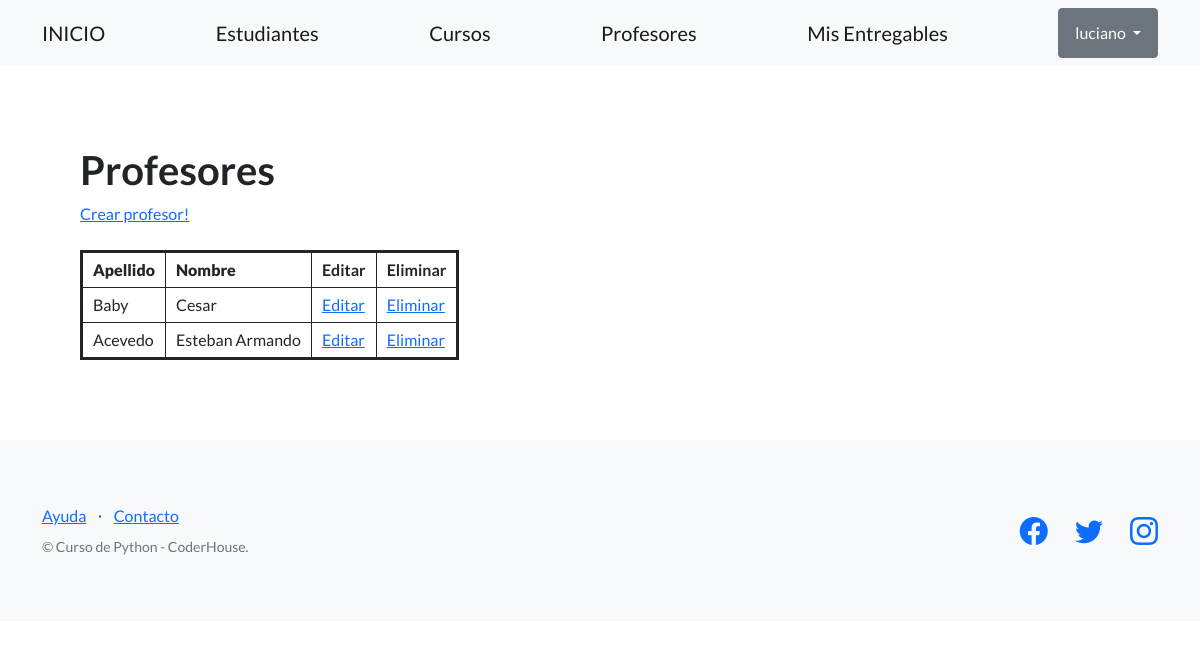
The page /plataforma-coder/profesores/ (signed in) on the database its author committed.
### AppCoder/models.py (models this page shows, shortened)
class Profesor(models.Model):
    nombre = models.CharField(max_length=128)
    apellido = models.CharField(max_length=128)
    email = models.EmailField()
    profesion = models.CharField(max_length=64)

### AppCoder/views.py (the view)
# urls.py: path('profesores/', views.profesores, name="profesores"),
@login_required
def profesores(request):
    profesores = Profesor.objects.all()  # trae todos los profesores
    contexto = {"profesores": profesores}
    borrado = request.GET.get('borrado', None)
    contexto['borrado'] = borrado
    return render(request, "AppCoder/profesores.html", contexto)

### AppCoder/templates/AppCoder/profesores.html (shortened to what this page needs)
{% extends "AppCoder/plantilla_base.html" %}
{% block contenido_base %}
<h1>Profesores</h1>
<a href="{% url 'crear_profesor' %}">Crear profesor!</a>
<br><br>
<table class="coder-table">
  <tbody>
    <tr>
      <th>
        <strong>Apellido</strong>
      </th>
      <th>
        <strong>Nombre</strong>
      </th>
      <th>Editar</th>
      <th>Eliminar</th>
    </tr>
    {% for profesor in profesores %}
    <tr>
      <td>{{profesor.apellido}}</td>
      <td>{{profesor.nombre}}</td>
      <td><a href="{% url 'editar_profesor' profesor.id %}">Editar</a></td>
      <td><a href="{% url 'eliminar_profesor' profesor.id %}">Eliminar</a></td>
    </tr>
    {% endfor %}
  </tbody>
</table>
{% endblock contenido_base %}

### AppCoder/templates/AppCoder/plantilla_base.html (shortened to what this page needs)
{% load static %}
<!DOCTYPE html>
<html lang="en">
    <head>
        <link href="https://cdn.jsdelivr.net/npm/bootstrap-icons@1.5.0/font/bootstrap-icons.css" rel="stylesheet" type="text/css" />
        <link href="{% static 'AppCoder/css/styles.css' %}" rel="stylesheet" />
    </head>
    <body>
        <nav class="navbar navbar-light bg-light static-top">
            <div class="container">
                <a class="navbar-brand" href="{% url 'inicio' %}">INICIO</a>
                <a class="navbar-brand" href="{% url 'estudiantes' %}">Estudiantes</a>
                <a class="navbar-brand" href="{% url 'cursos' %}">Cursos</a>
                <a class="navbar-brand" href="{% url 'profesores' %}">Profesores</a>
                <a class="navbar-brand" href="{% url 'entregables' %}">Mis Entregables</a>
                {% if user.is_authenticated %}
                <div class="dropdown">
                    <button class="btn btn-secondary dropdown-toggle" type="button" id="dropdownMenuButton1" data-bs-toggle="dropdown" aria-expanded="false">
                      {{ user.username }}
                    </button>
                  </div>
                {% else %}
                <a class="btn btn-primary" href="{% url 'register' %}">REGISTRARSE</a>
                {% endif %}
            </div>
        </nav>
        <section style="padding:80px;">
            {% block contenido_base %}
            {% endblock contenido_base %}
        </section>
        <footer class="footer bg-light">
            <div class="container">
                <div class="row">
                    <div class="col-lg-6 h-100 text-center text-lg-start my-auto">
                        <ul class="list-inline mb-2">
                            <li class="list-inline-item"><a href="#!">Ayuda</a></li>
                            <li class="list-inline-item">⋅</li>
                            <li class="list-inline-item"><a href="#!">Contacto</a></li>
                        </ul>
                        <p class="text-muted small mb-4 mb-lg-0">&copy; Curso de Python - CoderHouse.</p>
                    </div>
                    <div class="col-lg-6 h-100 text-center text-lg-end my-auto">
                        <ul class="list-inline mb-0">
                            <li class="list-inline-item me-4">
                                <a href="#!"><i class="bi-facebook fs-3"></i></a>
                            </li>
                            <li class="list-inline-item me-4">
                                <a href="#!"><i class="bi-twitter fs-3"></i></a>
                            </li>
                            <li class="list-inline-item">
                                <a href="https://www.instagram.com/espndeportes/?hl=es"><i class="bi-instagram fs-3"></i></a>
                            </li>
                        </ul>
                    </div>
                </div>
            </div>
        </footer>
    </body>
</html>

### AppCoder/templates/AppCoder/profesores.html (style rules this page uses)
table.coder-table { border:3px solid; }
th, td { border:1px solid; padding:5px 10px; }

### rows shown on the page
Profesor: apellido "Baby", nombre "Cesar"
Profesor: apellido "Acevedo", nombre "Esteban Armando"

### other values the page prints
{{ user.username }} "luciano"
